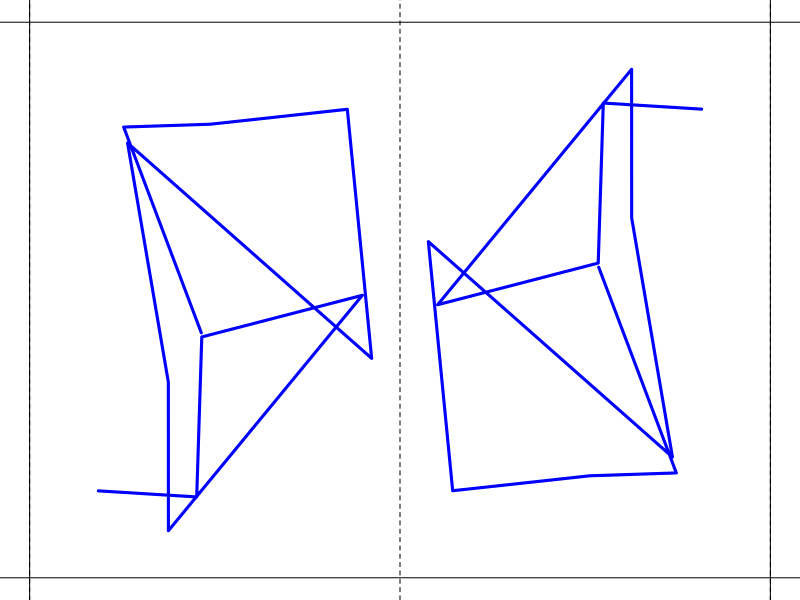
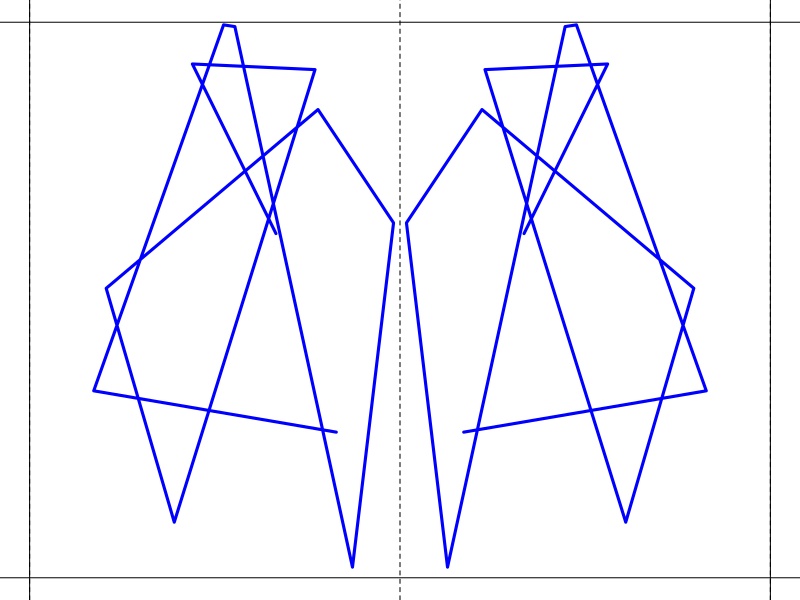
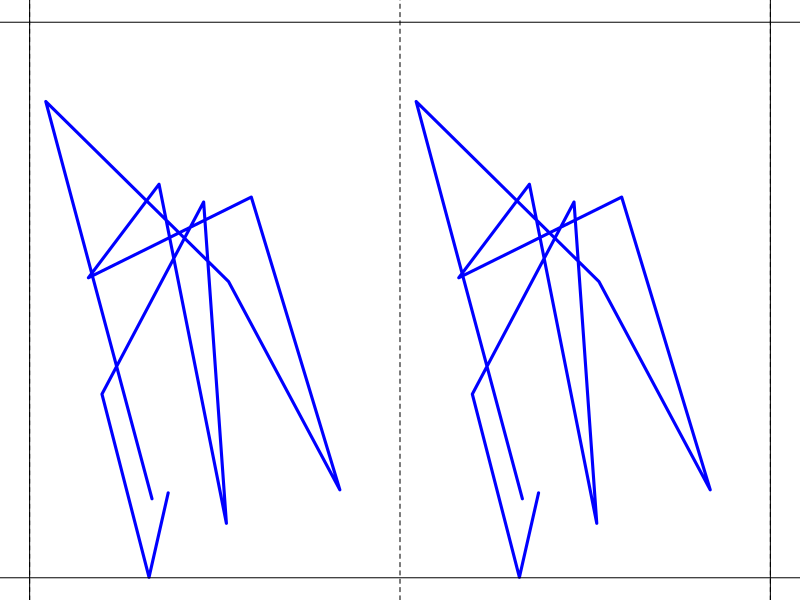
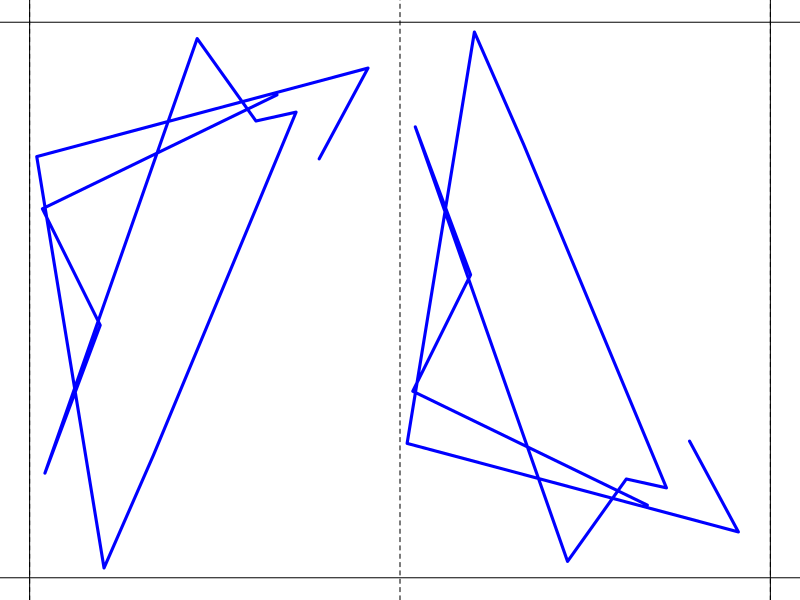

The R source for these figures, in order:
## ---- chunk 1
myorder = sample(1:4)
wrds = c("translation","rotation","glide","mirror")
mywrds = wrds[myorder]

al = paste0("* ",wrds,collapse="\n")
sol1 = paste0(1*(myorder[1]==1:4),collapse="")
sol2 = paste0(1*(myorder[2]==1:4),collapse="")
sol3 = paste0(1*(myorder[3]==1:4),collapse="")
sol4 = paste0(1*(myorder[4]==1:4),collapse="")

getbasedots = function(fg=1,n=4){
    if(fg<6){
        x = runif(2*n)
        y = runif(2*n)-0.5
        h = runif(2*n)
        p = sample(1:20,2*n)
    } else {
        x = runif(n)
        y = runif(n)-0.5
        h = runif(n)
        p = sample(1:20,n)
        x = c(x,x)
        y = c(y,-y)
        h = c(h,h)
        p = c(p,p) 
    }
    dots = data.frame(x,y,h,p)
    return(dots)
}

translate = function(dots,dx=1){
    tdots = data.frame(dots)
    tdots$x = dots$x+dx
    return(tdots)
}
rotate = function(dots,xr){
    tdots = data.frame(dots)
    tdots$x = tdots$x-xr
    tdots$x = -tdots$x+xr
    tdots$y = -tdots$y
    return(tdots)
}
glide = function(dots,dx){
    tdots = data.frame(dots)
    tdots$x = tdots$x+dx
    tdots$y = -tdots$y
    return(tdots)
}
mirror = function(dots,xr){
    tdots = data.frame(dots)
    tdots$x = tdots$x-xr
    tdots$x = -tdots$x+xr
    return(tdots)
}

## ---- chunk 2

lwd=3
col="blue"

## ---- chunk 3
par(mar=c(0,0,0,0))
dots = getbasedots(1,6)
funcs = list(translate(dots,1),rotate(dots,1),glide(dots,1),mirror(dots,1))
d2 = funcs[[myorder[1]]]
plot(0,0,type="n",xlim=c(0,2),ylim=c(-0.5,0.5),axes=F,ann=F)
lines(dots$x,dots$y,lwd=lwd,col=col)
lines(d2$x,d2$y,lwd=lwd,col=col)
abline(v=seq(0,2,1),lty=2)
abline(h=c(0.5,-0.5))
abline(v=c(0,2))
## ---- chunk 4
par(mar=c(0,0,0,0))
dots = getbasedots(1,6)
funcs = list(translate(dots,1),rotate(dots,1),glide(dots,1),mirror(dots,1))
d2 = funcs[[myorder[2]]]
plot(0,0,type="n",xlim=c(0,2),ylim=c(-0.5,0.5),axes=F,ann=F)
lines(dots$x,dots$y,lwd=lwd,col=col)
lines(d2$x,d2$y,lwd=lwd,col=col)
abline(v=seq(0,2,1),lty=2)
abline(h=c(0.5,-0.5))
abline(v=c(0,2))
## ---- chunk 5
par(mar=c(0,0,0,0))
dots = getbasedots(1,6)
funcs = list(translate(dots,1),rotate(dots,1),glide(dots,1),mirror(dots,1))
d2 = funcs[[myorder[3]]]
plot(0,0,type="n",xlim=c(0,2),ylim=c(-0.5,0.5),axes=F,ann=F)
lines(dots$x,dots$y,lwd=lwd,col=col)
lines(d2$x,d2$y,lwd=lwd,col=col)
abline(v=seq(0,2,1),lty=2)
abline(h=c(0.5,-0.5))
abline(v=c(0,2))
## ---- chunk 6
par(mar=c(0,0,0,0))
dots = getbasedots(1,6)
funcs = list(translate(dots,1),rotate(dots,1),glide(dots,1),mirror(dots,1))
d2 = funcs[[myorder[4]]]
plot(0,0,type="n",xlim=c(0,2),ylim=c(-0.5,0.5),axes=F,ann=F)
lines(dots$x,dots$y,lwd=lwd,col=col)
lines(d2$x,d2$y,lwd=lwd,col=col)
abline(v=seq(0,2,1),lty=2)
abline(h=c(0.5,-0.5))
abline(v=c(0,2))
